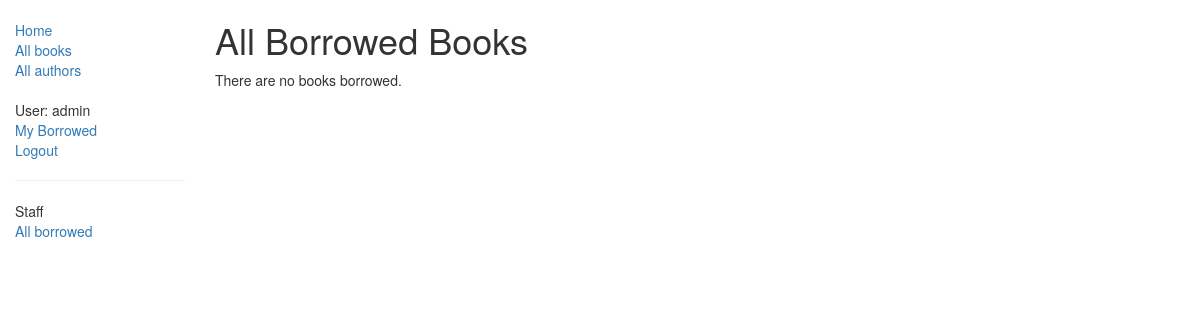
The app's page /catalog/borrowed/ (signed in), older data.
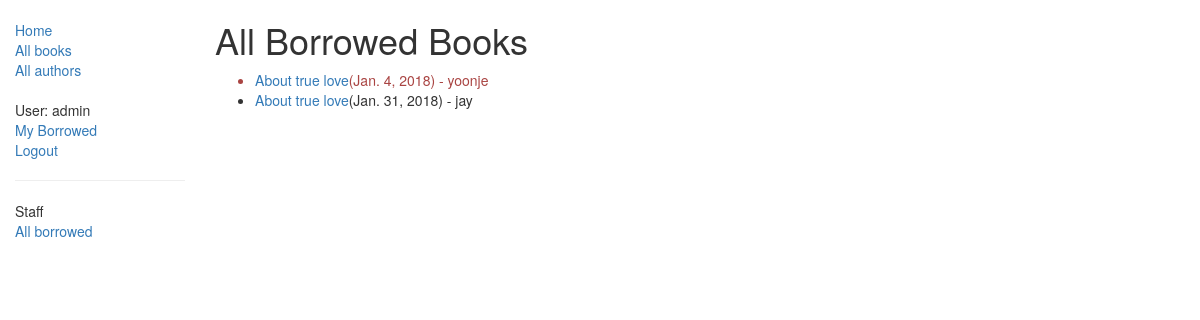
The same page, newer data.
### catalog/models.py (models this page shows, shortened)
class BookInstance(models.Model):
    id = models.UUIDField(primary_key=True, default=uuid.uuid4, help_text="Unique ID for this particular book across whole library.")
    book = models.ForeignKey('Book', on_delete=models.SET_NULL, null=True)
    imprint = models.CharField(max_length=200)
    due_back = models.DateField(null=True, blank=True)
    borrower = models.ForeignKey(User, on_delete=models.SET_NULL, null=True, blank=True)
    LOAN_STATUS = (
        ('m', 'Maintenance'),
        ('o', 'On loan'),
        ('a', 'Available'),
        ('r', 'Reserved'),
    )
    status = models.CharField(max_length=1, choices=LOAN_STATUS, blank=True, default='m', help_text='Book availability')
    class Meta:
        ordering = ["due_back"]
        permissions = (("can_mark_returned", "Set book as returned"),)
    @property
    def is_overdue(self):
        if self.due_back and date.today() > self.due_back:
            return True
        return False

class Book(models.Model):
    title = models.CharField(max_length=200)
    author = models.ForeignKey('Author', on_delete=models.SET_NULL, null=True)
    summary = models.TextField(max_length=1000, help_text='Enter a brief description of the book.')
    isbn = models.CharField('ISBN', max_length=13, help_text='13 Character <a href="https://www.isbn-international.org/content/what-isbn">ISBN number</a>')
    genre = models.ManyToManyField(Genre, help_text="Select a genre for this book.")
    def display_genre(self):
        return ', '.join([genre.name for genre in self.genre.all()[:3]])
    display_genre.short_description = 'Genre'

### catalog/views.py (the view)
# urls.py: path('borrowed/', views.AllBorrowedBookListView.as_view(), name='all-borrowed'),
class AllBorrowedBookListView(PermissionRequiredMixin, generic.ListView):
    model = BookInstance
    template_name = 'catalog/bookinstance_list_all_borrowed_user.html'
    paginate_by = 10
    permission_required = 'catalog.can_mark_returned'
    def get_queryset(self):
        return BookInstance.objects.filter(status__exact='o').order_by('due_back')

### catalog/templates/catalog/bookinstance_list_all_borrowed_user.html
{% extends "base_generic.html" %}
{% block content %}
<h1>All Borrowed Books</h1>
{% if bookinstance_list %}
<ul>
    {% for bookinst in bookinstance_list %}
    <li class="{% if bookinst.is_overdue %}text-danger{% endif %}">
        <a href="{% url 'book-detail' bookinst.book.pk %}">{{bookinst.book.title}}</a>({{bookinst.due_back}}) - {{bookinst.borrower}}
    </li>
    {% endfor %}
</ul>
{% else %}
<p>There are no books borrowed.</p>
{% endif %} {% endblock %}

Row changes from the older to the newer data that the page shows:
now on this page (row edited): BookInstance: book "About true love", due_back "Jan. 4, 2018", borrower "yoonje"
added BookInstance: book "About true love", due_back "Jan. 31, 2018", borrower "jay"
Text that changed along with them:
text no longer shown: "There are no books borrowed."
